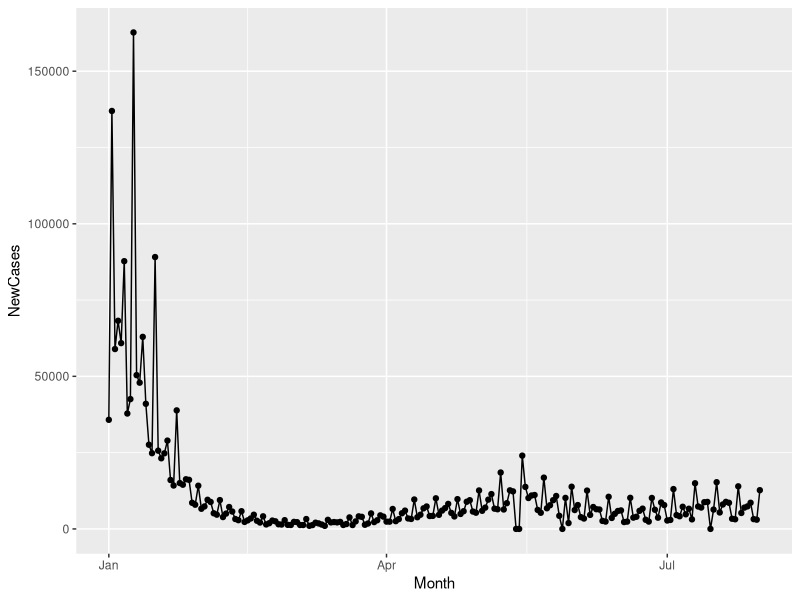
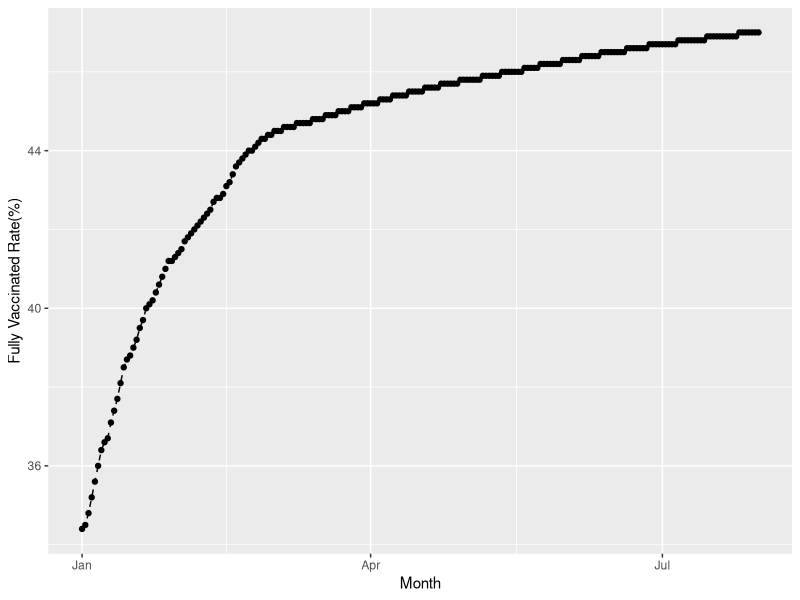
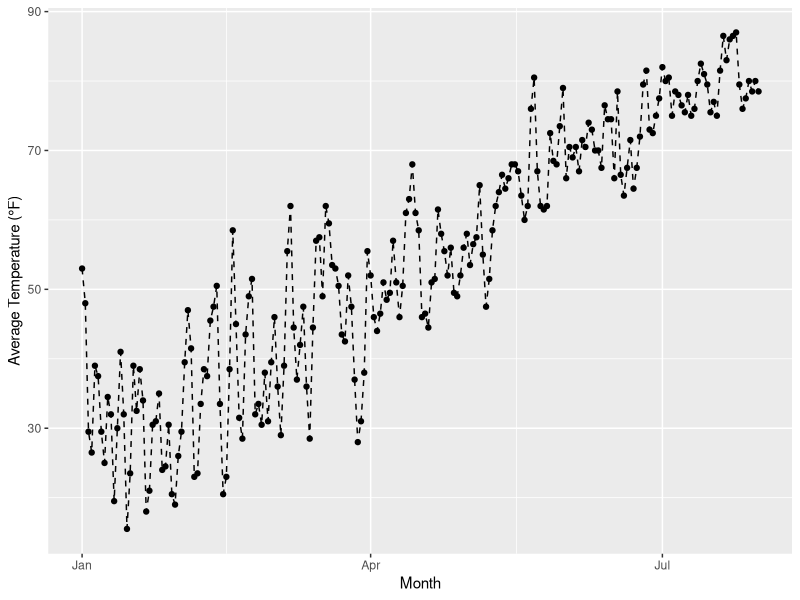

Reproduce these figures in R, in order. (Note: this script raises an error after producing the figures.)
## ---- chunk 1
library(readr)
library(sqldf)
library(ggplot2)
options(sqldf.driver = "SQLite")
Covids <- read_csv("NYCovidCases.csv",show_col_types = FALSE)
CovidRecord <- sqldf('select "Date" as Date, "New Cases" as NewCases, "Percent of Total Fully Vaccinated Pop with Booster Dose (%)" as VaccinatedRate, "Average Temperature (°F)" as AverageTemperature from Covids')
# Trans DateChar into Date format
CovidRecord$Date = as.Date(CovidRecord$Date)
CovidRecord
## ---- chunk 2
# Basic line plot with points
ggplot(data=CovidRecord, mapping = aes(x=Date, y=NewCases, group=1)) +
  geom_line()+
  geom_point()+
  xlab('Month')+
  ylab('NewCases')
## ---- chunk 3
ggplot(data=CovidRecord, mapping = aes(x=Date, y=VaccinatedRate, group=1)) +
  geom_line(linetype = "dashed")+
  geom_point()+
  xlab('Month')+
  ylab('Fully Vaccinated Rate(%)')
## ---- chunk 4
ggplot(data=CovidRecord, mapping = aes(x=Date, y=AverageTemperature, group=1)) +
  geom_line(linetype = "dashed")+
  geom_point()+
  xlab('Month')+
  ylab('Average Temperature (°F)')
## ---- chunk 5
fit <- lm(NewCases ~ AverageTemperature+VaccinatedRate, CovidRecord)
summary(fit)
## ---- chunk 6
accuracy(fit)
## ---- chunk 7
fit <- lm(CovidRecord$NewCases ~ poly(CovidRecord$VaccinatedRate, 3) )
summary(fit)
accuracy(fit)
## ---- chunk 8
fit <- lm(CovidRecord$NewCases ~ poly(CovidRecord$AverageTemperature, 3) )
summary(fit)
accuracy(fit)
## ---- chunk 9
library(forecast)
fit <- ets(CovidRecord$NewCases, model="ANN")
summary(fit)
## ---- chunk 10
forecast(fit,100)
plot(forecast(fit,100))
## ---- chunk 11
accuracy(fit)
## ---- chunk 12
library(forecast)
fit <- ets(CovidRecord$NewCases, model="AAN")
summary(fit)
## ---- chunk 13
forecast(fit,100)
plot(forecast(fit,100))
## ---- chunk 14
accuracy(fit)
